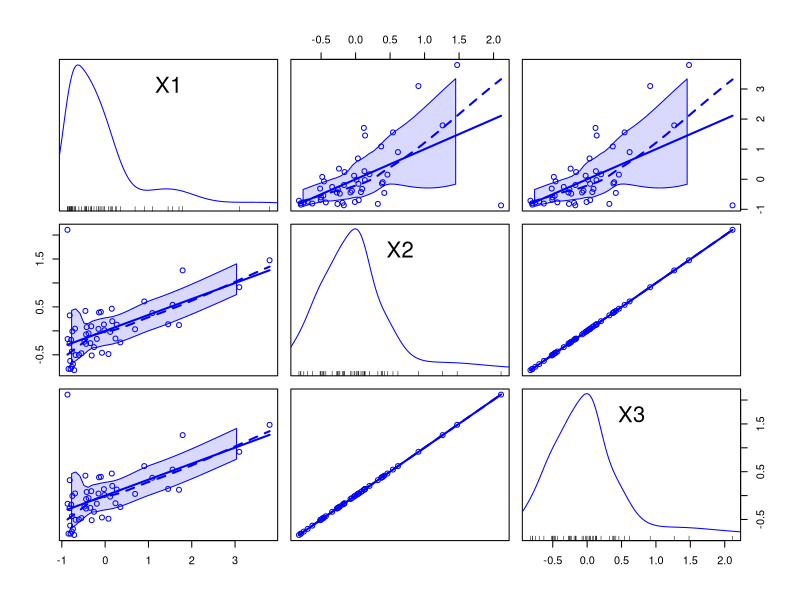
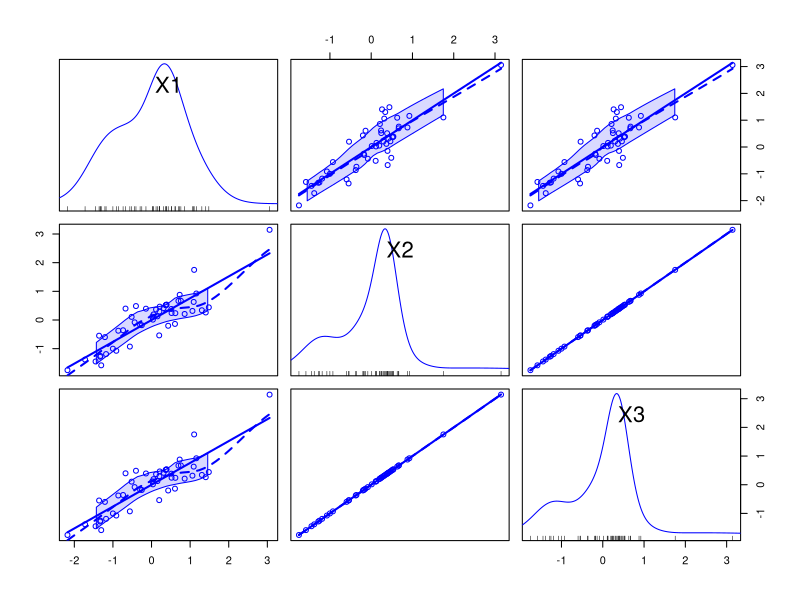
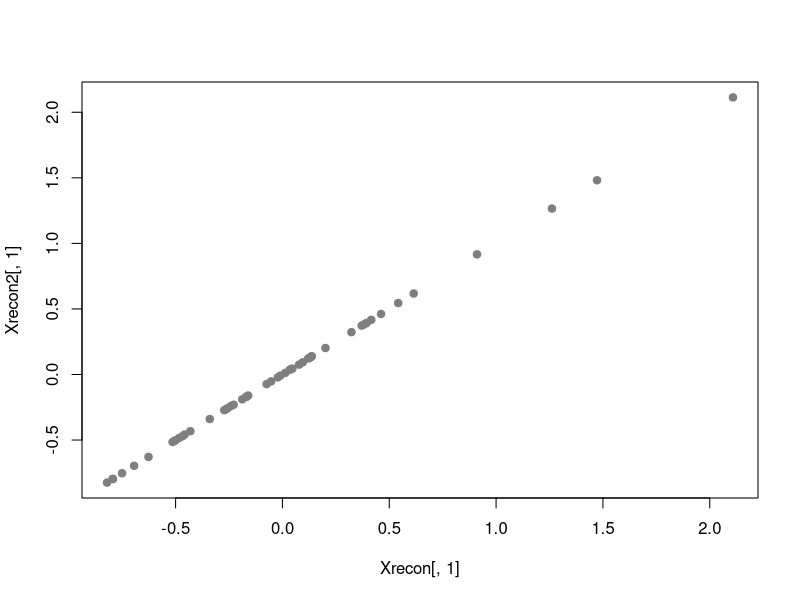
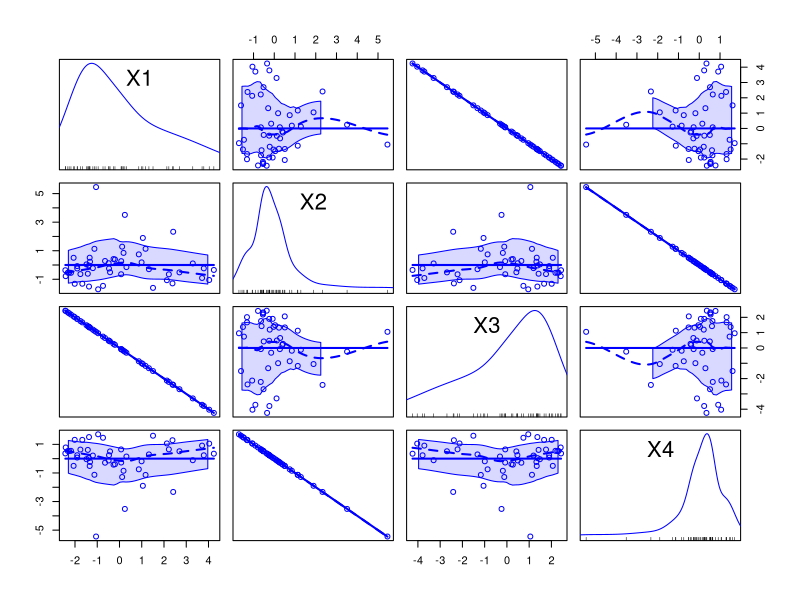

Source code (R) for these figures, in order:
# ----------------------------------------------------------------------------------#
# The following is an EM algorithm for probabilistic principal components analysis. #
# Based on Tipping and Bishop, 1999, and also Murphy 2012 Probabilistic ML.  See    #
# also ModelFitting/EM Examples/EM for pca.R                                        #
# ----------------------------------------------------------------------------------#

#####################
### Main Function ###
#####################

PPCAEM = function(X, nComp=2, tol=.00001, maxits=100, showits=T){
  # Arguments X: numeric data, nComp: number of components
  # tol = tolerance level, maxits: maximum iterations, showits: show iterations
  require(pracma) # for orthonormal basis of W; pcaMethods package has also
  require(psych)  # for tr
  
  # starting points and other initializations
  N = nrow(X)
  D = ncol(X)
  L = nComp

  S = (1/N) * t(X)%*%X
  evals = eigen(S)$values
  evecs = eigen(S)$vectors

  V = evecs[,1:L]
  Lambda = diag(evals[1:L])
  
  Z = t(replicate(L, rnorm(N)))                                    # latent variables
  sigma2 = 1/(D-L) * sum(evals[(L+1):D])                           # variance; average variance associated with discarded dimensions
  W = V %*% chol(Lambda-sigma2*diag(L)) %*% diag(L)                # loadings; this and sigma2 starting points will be near final estimate

  it = 0
  converged = FALSE
  ll = 0
  
  if (showits)                                                     # Show iterations
    cat(paste("Iterations of EM:", "\n"))
  while ((!converged) & (it < maxits)) {                           # while no convergence and we haven't reached our max iterations do this stuff 
    # create 'old' values for comparison
    if(exists('W.new')){
      W.old = W.new
    }
    else {
      W.old = W
    }
    
    ll.old = ll
    
    Psi = sigma2*diag(L)
    M = t(W.old) %*% W.old + Psi
    
    W.new = S%*%W%*%solve(Psi + solve(M)%*%t(W.old)%*%S%*%W.old)   # E and M together
    sigma2 = 1/D * tr(S - S%*%W.old%*%solve(M)%*%t(W.new))

    Z = solve(M)%*%t(W.new)%*%t(X)
    ZZ = sigma2*solve(M) + Z%*%t(Z)
    
    # log likelihood as in paper
#     ll = .5*sigma2*D + .5*tr(ZZ) + .5*sigma2 * X%*%t(X) -
#          1/sigma2 * t(Z)%*%t(W.new)%*%t(X) + .5*sigma2 * tr(t(W.new)%*%W.new%*%ZZ)
#     ll = -sum(ll)
    
    # more straightforward
    ll = dnorm(X, mean=t(W.new%*%Z), sd=sqrt(sigma2), log=T)
    ll = -sum(ll)

    it = it + 1
    if (showits & (it == 1 | it%%5 == 0))                          # if showits, show first and every 5th iteration
      cat(paste(format(it), "...", "\n", sep = ""))
    converged = max(abs(ll.old-ll)) <= tol
  }
  
  W = orth(W)
  evs = eigen(cov(X %*% W))
  evecs = evs$vectors
  
  W = W %*% evecs
  Z = X %*% W
  Xrecon = Z %*% t(W)
  reconerr = sum((Xrecon-X)^2)
  
  if (showits)                                                     # Show last iteration
    cat(paste0(format(it), "...", "\n"))
  
  return(list(scores=Z, loadings=W, Xrecon=Xrecon, reconerr = reconerr, ll=ll, sigma2=sigma2))
}



###############
### Example ###
###############

### Get data and run
# state.x77 is the data; various state demographics
X = scale(state.x77)
outEM = PPCAEM(X=X, nComp=2, tol=1e-12, maxit=100)
outEM  

# Examine reconstructed values vs. original
Xrecon = outEM$Xrecon
mean((Xrecon-X)^2)  


#################################################
### compare results to output from pcaMethods ###
#################################################

# note that signs for loadings/scores may be opposite
library(pcaMethods)
outpcam = ppca(X, nPcs=2, threshold=1e-3)

# compare loadings and scores
cbind(loadings(outpcam), outEM$loadings)
sum((abs(loadings(outpcam))-abs(outEM$loadings))^2)
abs(round(cbind(scores(outpcam), outEM$scores), 2))
# abs(scores(outpcam)) - abs(scores(pca(X,n=2))) # ppca is pretty close to reproducing pca

# compare reconstructed data sets
Xrecon2 = scores(outpcam) %*% t(loadings(outpcam))
mean((Xrecon2-X)^2)
mean(abs(Xrecon2-Xrecon))

# plots
library(car)
scatterplotMatrix(cbind(X[,1],Xrecon[,1], Xrecon2[,1]))
scatterplotMatrix(cbind(X[,2],Xrecon[,2], Xrecon2[,2]))

plot(Xrecon[,1], Xrecon2[,1], pch=19, col='gray50')

scatterplotMatrix(cbind(outEM$scores, outpcam@scores) )
